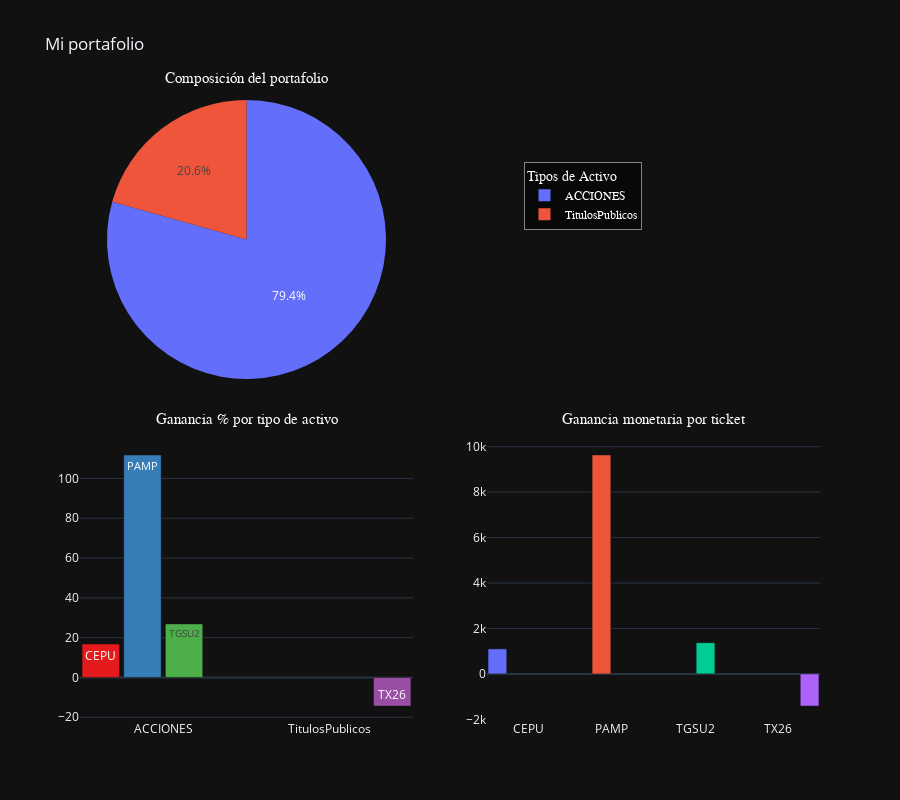

The notebook cell this image was saved under:
### Code cell
import requests
import pandas as pd
import json
import plotly.express as px
from plotly.subplots import make_subplots

# Obtenemos las claves de acceso a la API
url = "https://api.invertironline.com/token"

payload = 'username={tu_usuario}&password={tu_contraseña}*&grant_type=password'
headers = {
  'Content-Type': 'application/x-www-form-urlencoded',
  'Cookie': '1ea603=90N+IRNhzS+ZAlji2JeWwwFHYqnB5ZldfmpPr25mmXPfJx3JyDKWDLm2ANNR0cnLgvJJGe0qOY6g/L/4ppP/uvsPRie6OCjdqveFKwQxSr1ezBsEsymWYUkPcg9hDa8WUnpyEbGvdOsRU3DCvgzlkClGmeRHinBuMlRNLwRye7fv0V3+'
}

response = requests.request("POST", url, headers=headers, data=payload)
# Convertimos la respuesta a JSON
response_json = response.json()

# KEYS
bearer_token = response_json["access_token"]
refresh_token = response_json["refresh_token"]

try:
    url = "https://api.invertironline.com/api/portafolio"

    payload = {}
    headers = {
    'Authorization': f"Bearer {bearer_token}",
    'Cookie': '1ea603=5qKTn+1drTePYyM4PtURnV5nPh4UJIvPk+LaeimycJoK3WjrL4qjWlt9oRKXSMDgE9wnQ1eidll6g3hpm+TUvkl6UXgeRnGxxb7KDQTAFTZp3Xx0KPEtP7CC8d7rKmtYrPO2rNJywJ3qgQbnBpcG4o463FxwUWOptCxodnPU9XkAfRTT'
    }

    response_json = requests.request("GET", url, headers=headers, data=payload).json()

    portafolio_json = json.dumps(response_json, indent=2)

except Exception as e:
    print(f"Error al obtener el portafolio: {e}")

ticket = []
tipo = []
cantidad = []
ultimo_precio = []
ganancia_porcentual = []
ganancia_monetaria = []
valor_total = []

data = json.loads(portafolio_json)

activos = data["activos"]

for activo in activos:
    
    ticket1 = activo["titulo"]["simbolo"]
    ticket.append(ticket1)
    
    tipo1 = activo["titulo"]["tipo"]
    tipo.append(tipo1)
    
    cantidad1 = activo["cantidad"]
    cantidad.append(cantidad1)
    
    ultimo_precio1 = activo["ultimoPrecio"]
    ultimo_precio.append(ultimo_precio1)
    
    ganancia_porcentual1 = activo["gananciaPorcentaje"]
    ganancia_porcentual.append(ganancia_porcentual1)
    
    ganancia_monetaria1 = activo["gananciaDinero"]
    ganancia_monetaria.append(ganancia_monetaria1)
    
    valor_total1 = activo["valorizado"]
    valor_total.append(valor_total1)
    
portafolio_df = pd.DataFrame({
    "ticket" : ticket, 
    "tipo" : tipo,
    "cantidad" : cantidad, 
    "ultimo_precio" : ultimo_precio, 
    "ganancia_porcentual" : ganancia_porcentual, 
    "ganancia_monetaria" : ganancia_monetaria, 
    "valor_total" : valor_total 
})

compo_portafolio = px.pie(portafolio_df, 
                          names='tipo', 
                          values='valor_total')

ganancia_por_tipo = px.bar(portafolio_df,
                           x="tipo",  # Agrupación por tipo de activo
                           y="ganancia_porcentual",
                           color="ticket",  # Diferenciar cada activo
                           barmode="group",  # Barras agrupadas
                           color_discrete_sequence=px.colors.qualitative.Set1,
                           text="ticket")
ganancia_por_tipo.update_traces(textfont_size=12, textangle=0, textposition="inside", cliponaxis=False)
ganancia_por_tipo.update_layout(bargap=0.2)

ganancia_por_ticket = px.bar(portafolio_df,
                       x="ticket",
                       y="ganancia_monetaria",
                       color="ticket")
ganancia_por_ticket.update_layout(bargap=0.1) 

# Crear el subplot
fig_informe = make_subplots(
    rows=2, cols=2,
    specs=[[{"type": "pie"}, None], [{"type": "bar"}, {"type": "bar"}]],
    subplot_titles=("Composición del portafolio", "Ganancia % por tipo de activo", "Ganancia monetaria por ticket"),
    horizontal_spacing=0.1,
    vertical_spacing=0.1
)

# Ajustar la distancia entre los títulos de los subplots y los gráficos
for annotation in fig_informe['layout']['annotations']:
    annotation['y'] += 0.02  # Ajusta hacia arriba (incrementa) o hacia abajo (disminuye)
    annotation['font'] = dict(size=15, color="white", family="Arial")  # Personalización opcional


# Añadir la traza del pie chart al subplot (mostrar leyenda solo aquí)
compo_portafolio.data[0]['showlegend'] = True  # Mostrar leyenda del pie chart
fig_informe.add_trace(compo_portafolio.data[0], row=1, col=1)

# Añadir trazas del barplot Ganancia % por tipo (ocultar leyenda)
for tipo in ganancia_por_tipo.data:
    tipo['showlegend'] = False  # Ocultar leyenda de cada traza
    fig_informe.add_trace(tipo, row=2, col=1)

# Añadir trazas del barplot Ganancia monetaria por ticket (ocultar leyenda)
for tick in ganancia_por_ticket.data:
    tick['showlegend'] = False  # Ocultar leyenda de cada traza
    fig_informe.add_trace(tick, row=2, col=2)

# Configuración general del layout
fig_informe.update_layout(
    title_text="Mi portafolio",
    height=800,
    template="plotly_dark",
    legend=dict(
        title="Tipos de Activo",  # Título de la leyenda
        x=0.6,  # Posición horizontal
        y=0.9,  # Posición vertical
        font=dict(
            size=12,
            color="white",
            family="Arial"),
        bgcolor="rgba(0, 0, 0, 0.5)",
        bordercolor="white",
        borderwidth=0.5,
        orientation="v"
    ),
    bargap=0.0,
    bargroupgap=0.1
)

# Mostrar el gráfico
fig_informe.show()

### Figure 1 — Plotly figure (JSON) as saved in the notebook; plotly's stock layout.template omitted (floating-point values rounded to 4 significant figures)
{"data": [{"domain": {"x": [0, 0.45], "y": [0.55, 1]}, "hovertemplate": "tipo=%{label}<br>valor_total=%{value}<extra></extra>", "labels": ["ACCIONES", "ACCIONES", "ACCIONES", "TitulosPublicos"], "legendgroup": "", "name": "", "showlegend": true, "type": "pie", "values": [7650, 18250, 6460, 8418.0]}, {"alignmentgroup": "True", "cliponaxis": false, "hovertemplate": "ticket=%{text}<br>tipo=%{x}<br>ganancia_porcentual=%{y}<extra></extra>", "legendgroup": "CEPU", "marker": {"color": "rgb(228,26,28)", "pattern": {"shape": ""}}, "name": "CEPU", "offsetgroup": "CEPU", "orientation": "v", "showlegend": false, "text": ["CEPU"], "textangle": 0, "textfont": {"size": 12}, "textposition": "inside", "type": "bar", "x": ["ACCIONES"], "xaxis": "x", "y": [16.79], "yaxis": "y"}, {"alignmentgroup": "True", "cliponaxis": false, "hovertemplate": "ticket=%{text}<br>tipo=%{x}<br>ganancia_porcentual=%{y}<extra></extra>", "legendgroup": "PAMP", "marker": {"color": "rgb(55,126,184)", "pattern": {"shape": ""}}, "name": "PAMP", "offsetgroup": "PAMP", "orientation": "v", "showlegend": false, "text": ["PAMP"], "textangle": 0, "textfont": {"size": 12}, "textposition": "inside", "type": "bar", "x": ["ACCIONES"], "xaxis": "x", "y": [111.8], "yaxis": "y"}, {"alignmentgroup": "True", "cliponaxis": false, "hovertemplate": "ticket=%{text}<br>tipo=%{x}<br>ganancia_porcentual=%{y}<extra></extra>", "legendgroup": "TGSU2", "marker": {"color": "rgb(77,175,74)", "pattern": {"shape": ""}}, "name": "TGSU2", "offsetgroup": "TGSU2", "orientation": "v", "showlegend": false, "text": ["TGSU2"], "textangle": 0, "textfont": {"size": 12}, "textposition": "inside", "type": "bar", "x": ["ACCIONES"], "xaxis": "x", "y": [26.91], "yaxis": "y"}, {"alignmentgroup": "True", "cliponaxis": false, "hovertemplate": "ticket=%{text}<br>tipo=%{x}<br>ganancia_porcentual=%{y}<extra></extra>", "legendgroup": "TX26", "marker": {"color": "rgb(152,78,163)", "pattern": {"shape": ""}}, "name": "TX26", "offsetgroup": "TX26", "orientation": "v", "showlegend": false, "text": ["TX26"], "textangle": 0, "textfont": {"size": 12}, "textposition": "inside", "type": "bar", "x": ["TitulosPublicos"], "xaxis": "x", "y": [-14.39], "yaxis": "y"}, {"alignmentgroup": "True", "hovertemplate": "ticket=%{x}<br>ganancia_monetaria=%{y}<extra></extra>", "legendgroup": "CEPU", "marker": {"color": "#636efa", "pattern": {"shape": ""}}, "name": "CEPU", "offsetgroup": "CEPU", "orientation": "v", "showlegend": false, "textposition": "auto", "type": "bar", "x": ["CEPU"], "xaxis": "x2", "y": [1100], "yaxis": "y2"}, {"alignmentgroup": "True", "hovertemplate": "ticket=%{x}<br>ganancia_monetaria=%{y}<extra></extra>", "legendgroup": "PAMP", "marker": {"color": "#EF553B", "pattern": {"shape": ""}}, "name": "PAMP", "offsetgroup": "PAMP", "orientation": "v", "showlegend": false, "textposition": "auto", "type": "bar", "x": ["PAMP"], "xaxis": "x2", "y": [9635], "yaxis": "y2"}, {"alignmentgroup": "True", "hovertemplate": "ticket=%{x}<br>ganancia_monetaria=%{y}<extra></extra>", "legendgroup": "TGSU2", "marker": {"color": "#00cc96", "pattern": {"shape": ""}}, "name": "TGSU2", "offsetgroup": "TGSU2", "orientation": "v", "showlegend": false, "textposition": "auto", "type": "bar", "x": ["TGSU2"], "xaxis": "x2", "y": [1370], "yaxis": "y2"}, {"alignmentgroup": "True", "hovertemplate": "ticket=%{x}<br>ganancia_monetaria=%{y}<extra></extra>", "legendgroup": "TX26", "marker": {"color": "#ab63fa", "pattern": {"shape": ""}}, "name": "TX26", "offsetgroup": "TX26", "orientation": "v", "showlegend": false, "textposition": "auto", "type": "bar", "x": ["TX26"], "xaxis": "x2", "y": [-1415.0], "yaxis": "y2"}], "layout": {"annotations": [{"font": {"color": "white", "family": "Arial", "size": 15}, "showarrow": false, "text": "Composición del portafolio", "x": 0.225, "xanchor": "center", "xref": "paper", "y": 1.02, "yanchor": "bottom", "yref": "paper"}, {"font": {"color": "white", "family": "Arial", "size": 15}, "showarrow": false, "text": "Ganancia % por tipo de activo", "x": 0.225, "xanchor": "center", "xref": "paper", "y": 0.47, "yanchor": "bottom", "yref": "paper"}, {"font": {"color": "white", "family": "Arial", "size": 15}, "showarrow": false, "text": "Ganancia monetaria por ticket", "x": 0.775, "xanchor": "center", "xref": "paper", "y": 0.47, "yanchor": "bottom", "yref": "paper"}], "bargap": 0, "bargroupgap": 0.1, "height": 800, "legend": {"bgcolor": "rgba(0, 0, 0, 0.5)", "bordercolor": "white", "borderwidth": 0.5, "font": {"color": "white", "family": "Arial", "size": 12}, "orientation": "v", "title": {"text": "Tipos de Activo"}, "x": 0.6, "y": 0.9}, "title": {"text": "Mi portafolio"}, "xaxis": {"anchor": "y", "domain": [0, 0.45]}, "xaxis2": {"anchor": "y2", "domain": [0.55, 1]}, "yaxis": {"anchor": "x", "domain": [0, 0.45]}, "yaxis2": {"anchor": "x2", "domain": [0, 0.45]}}}
